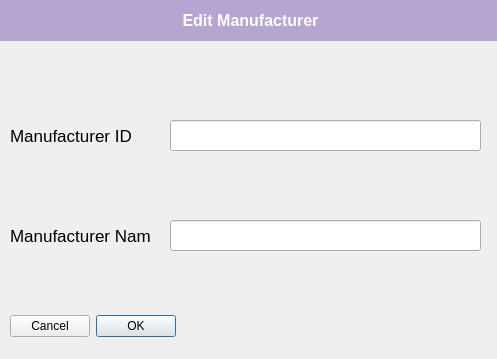
<?xml version="1.0" encoding="UTF-8"?>
<ui version="4.0">
 <class>CreateProduct</class>
 <widget class="QDialog" name="CreateProduct">
  <property name="geometry">
   <rect>
    <x>0</x>
    <y>0</y>
    <width>497</width>
    <height>359</height>
   </rect>
  </property>
  <property name="windowTitle">
   <string>Dialog</string>
  </property>
  <widget class="QDialogButtonBox" name="buttonBox">
   <property name="geometry">
    <rect>
     <x>10</x>
     <y>310</y>
     <width>471</width>
     <height>32</height>
    </rect>
   </property>
   <property name="layoutDirection">
    <enum>Qt::RightToLeft</enum>
   </property>
   <property name="orientation">
    <enum>Qt::Horizontal</enum>
   </property>
   <property name="standardButtons">
    <set>QDialogButtonBox::Cancel|QDialogButtonBox::Ok</set>
   </property>
   <property name="centerButtons">
    <bool>false</bool>
   </property>
  </widget>
  <widget class="QLineEdit" name="ProductID">
   <property name="geometry">
    <rect>
     <x>170</x>
     <y>120</y>
     <width>311</width>
     <height>31</height>
    </rect>
   </property>
  </widget>
  <widget class="QLabel" name="label">
   <property name="geometry">
    <rect>
     <x>10</x>
     <y>120</y>
     <width>141</width>
     <height>31</height>
    </rect>
   </property>
   <property name="font">
    <font>
     <family>MS Sans Serif</family>
     <pointsize>13</pointsize>
     <weight>50</weight>
     <bold>false</bold>
    </font>
   </property>
   <property name="layoutDirection">
    <enum>Qt::LeftToRight</enum>
   </property>
   <property name="styleSheet">
    <string notr="true"/>
   </property>
   <property name="text">
    <string>Manufacturer ID</string>
   </property>
   <property name="alignment">
    <set>Qt::AlignLeading|Qt::AlignLeft|Qt::AlignVCenter</set>
   </property>
   <property name="wordWrap">
    <bool>true</bool>
   </property>
  </widget>
  <widget class="QLabel" name="label_3">
   <property name="geometry">
    <rect>
     <x>10</x>
     <y>220</y>
     <width>141</width>
     <height>31</height>
    </rect>
   </property>
   <property name="font">
    <font>
     <family>MS Sans Serif</family>
     <pointsize>13</pointsize>
     <weight>50</weight>
     <bold>false</bold>
    </font>
   </property>
   <property name="layoutDirection">
    <enum>Qt::LeftToRight</enum>
   </property>
   <property name="styleSheet">
    <string notr="true"/>
   </property>
   <property name="text">
    <string>Manufacturer Name</string>
   </property>
   <property name="alignment">
    <set>Qt::AlignLeading|Qt::AlignLeft|Qt::AlignVCenter</set>
   </property>
   <property name="wordWrap">
    <bool>false</bool>
   </property>
  </widget>
  <widget class="QLineEdit" name="ProductName">
   <property name="geometry">
    <rect>
     <x>170</x>
     <y>220</y>
     <width>311</width>
     <height>31</height>
    </rect>
   </property>
  </widget>
  <widget class="QLabel" name="label_7">
   <property name="geometry">
    <rect>
     <x>0</x>
     <y>0</y>
     <width>501</width>
     <height>41</height>
    </rect>
   </property>
   <property name="font">
    <font>
     <family>MS Sans Serif</family>
     <pointsize>12</pointsize>
     <weight>75</weight>
     <bold>true</bold>
    </font>
   </property>
   <property name="layoutDirection">
    <enum>Qt::LeftToRight</enum>
   </property>
   <property name="styleSheet">
    <string notr="true">background-color: rgb(182, 164, 209);
color: rgb(255, 255, 255);</string>
   </property>
   <property name="text">
    <string>Edit Manufacturer</string>
   </property>
   <property name="alignment">
    <set>Qt::AlignCenter</set>
   </property>
   <property name="wordWrap">
    <bool>true</bool>
   </property>
  </widget>
 </widget>
 <resources/>
 <connections>
  <connection>
   <sender>buttonBox</sender>
   <signal>accepted()</signal>
   <receiver>CreateProduct</receiver>
   <slot>accept()</slot>
   <hints>
    <hint type="sourcelabel">
     <x>248</x>
     <y>254</y>
    </hint>
    <hint type="destinationlabel">
     <x>157</x>
     <y>274</y>
    </hint>
   </hints>
  </connection>
  <connection>
   <sender>buttonBox</sender>
   <signal>rejected()</signal>
   <receiver>CreateProduct</receiver>
   <slot>reject()</slot>
   <hints>
    <hint type="sourcelabel">
     <x>316</x>
     <y>260</y>
    </hint>
    <hint type="destinationlabel">
     <x>286</x>
     <y>274</y>
    </hint>
   </hints>
  </connection>
 </connections>
</ui>
